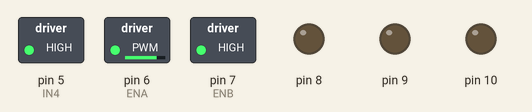
Simulated run of this sketch. Board: Arduino Uno, built with avr-gcc and run on an emulated ATmega328P. Parts: switched loads named in the sketch (green lamp = pin HIGH), output pins drawn as LEDs (lit = HIGH).

Above: at 0.05 s.
At 2.05 s:
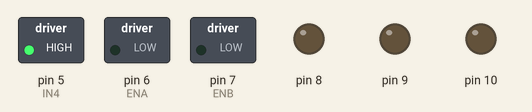
At 3.5 s:
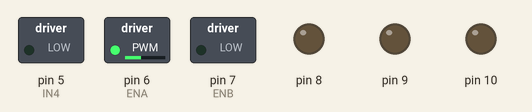
At 6.95 s:
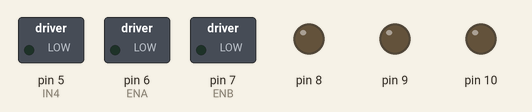
Timing chart, 0 to 9.1 s (numbered marks = the images above):
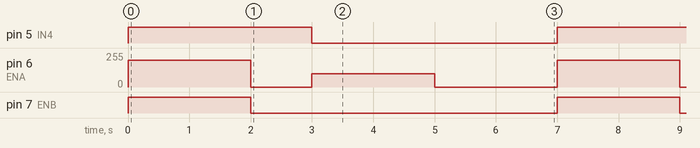

Measured:
- by itself, pin 5 (IN4): alternates HIGH for 3.0 s and LOW for 4.0 s
- by itself, pin 6 (ENA): repeats every 7.0 s: 0/255 1.0 s, 100/255 2.0 s, 0/255 2.0 s, 200/255 2.0 s
- by itself, pin 7 (ENB): alternates HIGH for 2.0 s and LOW for 5.0 s

The sketch:

power_motor.ino
```cpp
int IN1=2;
int IN2=3;
int IN3=4;
int IN4=5;
int ENA=6;
int ENB=7;
void setup()
{
for (int i = 5; i <11; i ++)
  {
    pinMode(i, OUTPUT);
  }
}
void loop()
{
  // rotate CW
 digitalWrite(IN1,LOW);
 digitalWrite(IN2,HIGH);
analogWrite(ENA,200);
 digitalWrite(IN3,LOW);
 digitalWrite(IN4,HIGH);
analogWrite(ENB,200);
 delay(2000);
 // pause for 2S
 analogWrite(ENA,0);
analogWrite(ENB,0);
 delay(1000);
 // rotate CCW
 digitalWrite(IN1,HIGH);
 digitalWrite(IN2,LOW);
 analogWrite(ENA,100);
 digitalWrite(IN3,HIGH);
 digitalWrite(IN4,LOW);
analogWrite(ENB,100);
 delay(2000);
 // pause for 2S
 analogWrite(ENA,0);
analogWrite(ENB,0);
 delay(2000);
}
```
